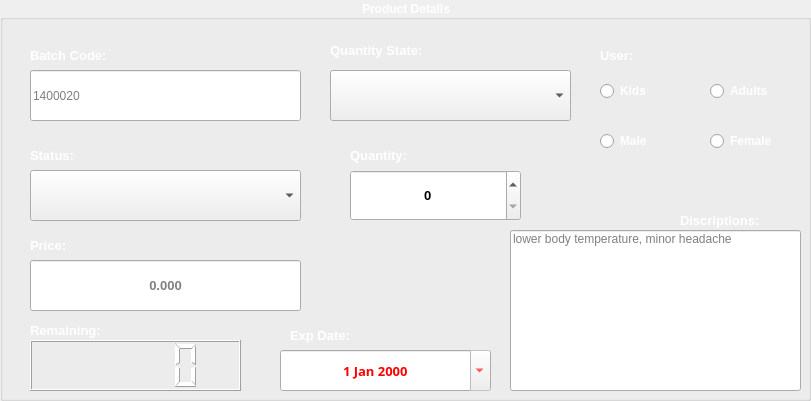
   <widget class="QGroupBox" name="groupBox_2">
    <property name="geometry">
     <rect>
      <x>380</x>
      <y>30</y>
      <width>811</width>
      <height>401</height>
     </rect>
    </property>
    <property name="font">
     <font>
      <pointsize>9</pointsize>
      <weight>75</weight>
      <bold>true</bold>
     </font>
    </property>
    <property name="styleSheet">
     <string notr="true">color: white</string>
    </property>
    <property name="title">
     <string>Product Details</string>
    </property>
    <property name="alignment">
     <set>Qt::AlignCenter</set>
    </property>
    <property name="flat">
     <bool>false</bool>
    </property>
    <widget class="QLabel" name="label_12">
     <property name="geometry">
      <rect>
       <x>30</x>
       <y>40</y>
       <width>121</width>
       <height>31</height>
      </rect>
     </property>
     <property name="font">
      <font>
       <pointsize>10</pointsize>
       <weight>75</weight>
       <bold>true</bold>
      </font>
     </property>
     <property name="text">
      <string>Batch Code:</string>
     </property>
    </widget>
    <widget class="QLineEdit" name="txt_batchCode">
     <property name="geometry">
      <rect>
       <x>30</x>
       <y>70</y>
       <width>271</width>
       <height>51</height>
      </rect>
     </property>
     <property name="font">
      <font>
       <pointsize>9</pointsize>
      </font>
     </property>
     <property name="styleSheet">
      <string notr="true">color: black;</string>
     </property>
     <property name="placeholderText">
      <string>1400020</string>
     </property>
     <property name="clearButtonEnabled">
      <bool>true</bool>
     </property>
    </widget>
    <widget class="QComboBox" name="txt_drugType">
     <property name="geometry">
      <rect>
       <x>30</x>
       <y>170</y>
       <width>271</width>
       <height>51</height>
      </rect>
     </property>
     <property name="font">
      <font>
       <pointsize>9</pointsize>
      </font>
     </property>
     <property name="styleSheet">
      <string notr="true">color: black;</string>
     </property>
    </widget>
    <widget class="QLabel" name="label_17">
     <property name="geometry">
      <rect>
       <x>30</x>
       <y>140</y>
       <width>71</width>
       <height>31</height>
      </rect>
     </property>
     <property name="font">
      <font>
       <pointsize>10</pointsize>
       <weight>75</weight>
       <bold>true</bold>
      </font>
     </property>
     <property name="text">
      <string>Status:</string>
     </property>
    </widget>
    <widget class="QLabel" name="label_19">
     <property name="geometry">
      <rect>
       <x>680</x>
       <y>210</y>
       <width>111</width>
       <height>20</height>
      </rect>
     </property>
     <property name="font">
      <font>
       <pointsize>10</pointsize>
       <weight>75</weight>
       <bold>true</bold>
      </font>
     </property>
     <property name="text">
      <string>Discriptions:</string>
     </property>
    </widget>
    <widget class="QLineEdit" name="txt_desccribe">
     <property name="geometry">
      <rect>
       <x>510</x>
       <y>230</y>
       <width>291</width>
       <height>161</height>
      </rect>
     </property>
     <property name="font">
      <font>
       <pointsize>9</pointsize>
      </font>
     </property>
     <property name="styleSheet">
      <string notr="true">color: black;</string>
     </property>
     <property name="alignment">
      <set>Qt::AlignLeading|Qt::AlignLeft|Qt::AlignTop</set>
     </property>
     <property name="readOnly">
      <bool>true</bool>
     </property>
     <property name="placeholderText">
      <string>lower body temperature, minor headache</string>
     </property>
    </widget>
    <widget class="QLabel" name="label_20">
     <property name="geometry">
      <rect>
       <x>290</x>
       <y>320</y>
       <width>91</width>
       <height>31</height>
      </rect>
     </property>
     <property name="font">
      <font>
       <pointsize>10</pointsize>
       <weight>75</weight>
       <bold>true</bold>
      </font>
     </property>
     <property name="text">
      <string>Exp Date:</string>
     </property>
    </widget>
    <widget class="QLabel" name="label_15">
     <property name="geometry">
      <rect>
       <x>600</x>
       <y>40</y>
       <width>51</width>
       <height>31</height>
      </rect>
     </property>
     <property name="font">
      <font>
       <pointsize>10</pointsize>
       <weight>75</weight>
       <bold>true</bold>
      </font>
     </property>
     <property name="text">
      <string>User:</string>
     </property>
    </widget>
    <widget class="QRadioButton" name="adult_radiaButton">
     <property name="geometry">
      <rect>
       <x>710</x>
       <y>80</y>
       <width>71</width>
       <height>22</height>
      </rect>
     </property>
     <property name="font">
      <font>
       <pointsize>9</pointsize>
       <weight>75</weight>
       <bold>true</bold>
      </font>
     </property>
     <property name="text">
      <string>Adults</string>
     </property>
    </widget>
    <widget class="QRadioButton" name="female__radiaButton">
     <property name="geometry">
      <rect>
       <x>710</x>
       <y>130</y>
       <width>81</width>
       <height>22</height>
      </rect>
     </property>
     <property name="font">
      <font>
       <pointsize>9</pointsize>
       <weight>75</weight>
       <bold>true</bold>
      </font>
     </property>
     <property name="text">
      <string>Female</string>
     </property>
    </widget>
    <widget class="QRadioButton" name="kids_radiaButton">
     <property name="geometry">
      <rect>
       <x>600</x>
       <y>80</y>
       <width>61</width>
       <height>22</height>
      </rect>
     </property>
     <property name="font">
      <font>
       <pointsize>9</pointsize>
       <weight>75</weight>
       <bold>true</bold>
      </font>
     </property>
     <property name="text">
      <string>Kids</string>
     </property>
    </widget>
    <widget class="QRadioButton" name="male_radiaButton">
     <property name="geometry">
      <rect>
       <x>600</x>
       <y>130</y>
       <width>61</width>
       <height>22</height>
      </rect>
     </property>
     <property name="font">
      <font>
       <pointsize>9</pointsize>
       <weight>75</weight>
       <bold>true</bold>
      </font>
     </property>
     <property name="text">
      <string>Male</string>
     </property>
    </widget>
    <widget class="QDateEdit" name="ex_date">
     <property name="geometry">
      <rect>
       <x>280</x>
       <y>350</y>
       <width>211</width>
       <height>41</height>
      </rect>
     </property>
     <property name="font">
      <font>
       <family>Arial Black</family>
       <pointsize>10</pointsize>
       <weight>75</weight>
       <bold>true</bold>
      </font>
     </property>
     <property name="styleSheet">
      <string notr="true">color:  red</string>
     </property>
     <property name="wrapping">
      <bool>true</bool>
     </property>
     <property name="alignment">
      <set>Qt::AlignCenter</set>
     </property>
     <property name="readOnly">
      <bool>true</bool>
     </property>
     <property name="buttonSymbols">
      <enum>QAbstractSpinBox::NoButtons</enum>
     </property>
     <property name="accelerated">
      <bool>true</bool>
     </property>
     <property name="correctionMode">
      <enum>QAbstractSpinBox::CorrectToNearestValue</enum>
     </property>
     <property name="showGroupSeparator" stdset="0">
      <bool>true</bool>
     </property>
     <property name="calendarPopup">
      <bool>true</bool>
     </property>
    </widget>
    <widget class="QLabel" name="label_18">
     <property name="geometry">
      <rect>
       <x>30</x>
       <y>320</y>
       <width>111</width>
       <height>21</height>
      </rect>
     </property>
     <property name="font">
      <font>
       <pointsize>10</pointsize>
       <weight>75</weight>
       <bold>true</bold>
      </font>
     </property>
     <property name="text">
      <string>Remaining:</string>
     </property>
    </widget>
    <widget class="QLCDNumber" name="lcd_remain">
     <property name="geometry">
      <rect>
       <x>30</x>
       <y>340</y>
       <width>211</width>
       <height>51</height>
      </rect>
     </property>
     <property name="font">
      <font>
       <weight>75</weight>
       <bold>true</bold>
      </font>
     </property>
     <property name="styleSheet">
      <string notr="true">color: white</string>
     </property>
     <property name="digitCount">
      <number>5</number>
     </property>
    </widget>
    <widget class="QLineEdit" name="txt_price">
     <property name="geometry">
      <rect>
       <x>30</x>
       <y>260</y>
       <width>271</width>
       <height>51</height>
      </rect>
     </property>
     <property name="font">
      <font>
       <pointsize>10</pointsize>
       <weight>75</weight>
       <bold>true</bold>
      </font>
     </property>
     <property name="styleSheet">
      <string notr="true">color: black;</string>
     </property>
     <property name="maxLength">
      <number>9999</number>
     </property>
     <property name="alignment">
      <set>Qt::AlignCenter</set>
     </property>
     <property name="readOnly">
      <bool>true</bool>
     </property>
     <property name="placeholderText">
      <string>0.000</string>
     </property>
    </widget>
    <widget class="QLabel" name="label_14">
     <property name="geometry">
      <rect>
       <x>30</x>
       <y>230</y>
       <width>61</width>
       <height>31</height>
      </rect>
     </property>
     <property name="font">
      <font>
       <pointsize>10</pointsize>
       <weight>75</weight>
       <bold>true</bold>
      </font>
     </property>
     <property name="text">
      <string>Price:</string>
     </property>
    </widget>
    <widget class="QLabel" name="label_21">
     <property name="geometry">
      <rect>
       <x>330</x>
       <y>40</y>
       <width>151</width>
       <height>21</height>
      </rect>
     </property>
     <property name="font">
      <font>
       <pointsize>10</pointsize>
       <weight>75</weight>
       <bold>true</bold>
      </font>
     </property>
     <property name="text">
      <string>Quantity State:</string>
     </property>
    </widget>
    <widget class="QLabel" name="label_16">
     <property name="geometry">
      <rect>
       <x>350</x>
       <y>140</y>
       <width>91</width>
       <height>31</height>
      </rect>
     </property>
     <property name="font">
      <font>
       <pointsize>10</pointsize>
       <weight>75</weight>
       <bold>true</bold>
      </font>
     </property>
     <property name="text">
      <string>Quantity:</string>
     </property>
    </widget>
    <widget class="QSpinBox" name="quantity_counter">
     <property name="geometry">
      <rect>
       <x>350</x>
       <y>170</y>
       <width>171</width>
       <height>51</height>
      </rect>
     </property>
     <property name="font">
      <font>
       <pointsize>10</pointsize>
       <weight>75</weight>
       <bold>true</bold>
      </font>
     </property>
     <property name="autoFillBackground">
      <bool>true</bool>
     </property>
     <property name="styleSheet">
      <string notr="true">color: black</string>
     </property>
     <property name="inputMethodHints">
      <set>Qt::ImhDigitsOnly|Qt::ImhPreferNumbers</set>
     </property>
     <property name="alignment">
      <set>Qt::AlignCenter</set>
     </property>
     <property name="buttonSymbols">
      <enum>QAbstractSpinBox::UpDownArrows</enum>
     </property>
    </widget>
    <widget class="QComboBox" name="quantity_statusBox">
     <property name="geometry">
      <rect>
       <x>330</x>
       <y>70</y>
       <width>241</width>
       <height>51</height>
      </rect>
     </property>
     <property name="styleSheet">
      <string notr="true">color: black;</string>
     </property>
     <property name="maxVisibleItems">
      <number>4</number>
     </property>
     <property name="insertPolicy">
      <enum>QComboBox::InsertAlphabetically</enum>
     </property>
    </widget>
   </widget>
